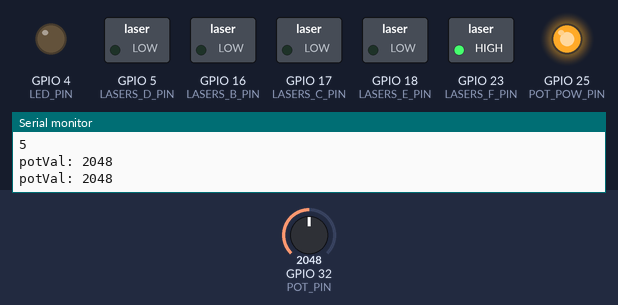
The program below on a simulated ESP32. On the bench: switched loads named in the program (green lamp = pin HIGH), output pins drawn as LEDs (lit = HIGH), the last lines printed to the serial monitor. Inputs (shaded band) come from the test bench; at power-on: GPIO 32 (POT_PIN) = 2048.

Above: at 1.2 s.
1.3 s: GPIO 32 (POT_PIN) set to 2104
4.3 s: GPIO 32 (POT_PIN) set to 3959
At 5.1 s:
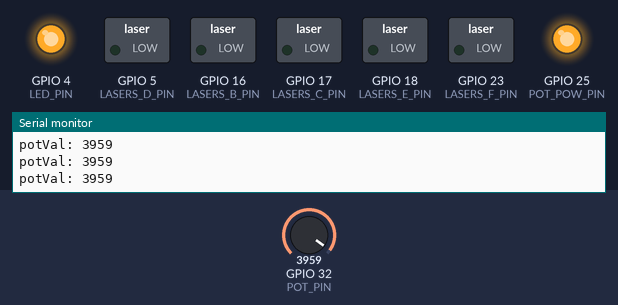
5.8 s: GPIO 32 (POT_PIN) set to 4074
At 6.3 s:
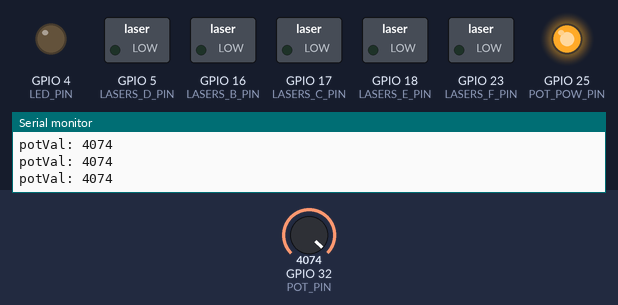
7.3 s: GPIO 32 (POT_PIN) set to 3960
At 8.1 s:
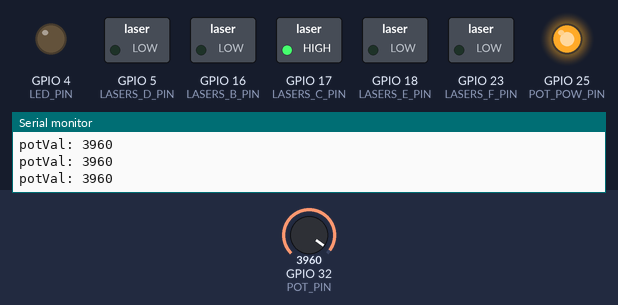
10.3 s: GPIO 32 (POT_PIN) set to 4040
At 11.0 s:
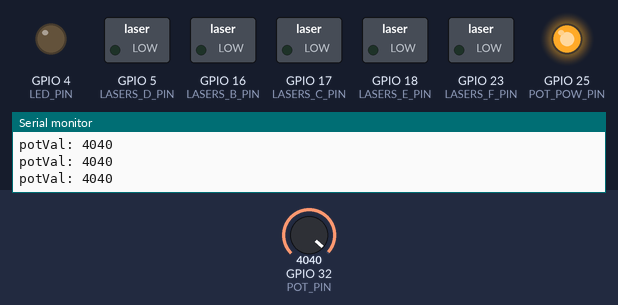
Timing chart, 0 to 12.9 s (numbered marks = the images above; inputs shaded):
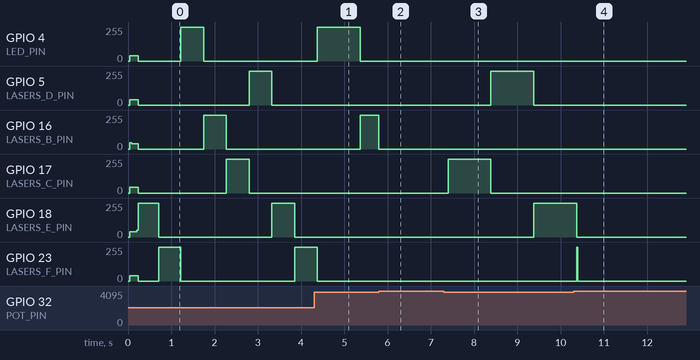

The program:

main.cpp
```cpp
#include <Arduino.h>


// pin definitions //


#define POT_PIN 32
#define POT_POW_PIN 25
#define POT_GND_PIN 26

#define SWITCH_1_PIN 21
#define SWITCH_2_PIN 22


// USE 8 WIRE CABLE, 6 LASERS 2 GROUNDS

#define LED_PIN 4

#define LASERS_A_PIN 4
#define LASERS_B_PIN 16
#define LASERS_C_PIN 17
#define LASERS_D_PIN 5
#define LASERS_E_PIN 18
#define LASERS_F_PIN 23


// global variables //

const bool debugFlag = true;     // remove const if debugging to be changed interactively.

uint16_t potVal = 0;

// function declaration //

void updateSpeed(void);
void triggerLasers(void);

void allLasersOn(void);
void allLasersOff(void);

void  lasersOnOffMode(void);
void  lasersBlinkLaderMode(void);


void setup() {

  // pins to be used as power for other devices //
  pinMode(POT_POW_PIN, OUTPUT);
  digitalWrite(POT_POW_PIN, HIGH);

  pinMode(POT_GND_PIN, OUTPUT);
  digitalWrite(POT_GND_PIN, LOW);

  // pins for inputs //

  pinMode(POT_PIN, INPUT);

  // pins for outputs //

  pinMode(LED_PIN,OUTPUT);

  pinMode(LASERS_A_PIN, OUTPUT);
  digitalWrite(LASERS_A_PIN, LOW);

  pinMode(LASERS_B_PIN, OUTPUT);
  digitalWrite(LASERS_B_PIN, LOW);

  pinMode(LASERS_C_PIN, OUTPUT);
  digitalWrite(LASERS_C_PIN, LOW);

  pinMode(LASERS_D_PIN, OUTPUT);
  digitalWrite(LASERS_D_PIN, LOW);

  pinMode(LASERS_E_PIN, OUTPUT);
  digitalWrite(LASERS_E_PIN, LOW);

  pinMode(LASERS_F_PIN, OUTPUT);
  digitalWrite(LASERS_F_PIN, LOW);

  // serial port //
  Serial.begin(115200);


}

void loop() {
  // put your main code here, to run repeatedly:
  updateSpeed();
  triggerLasers();


}

// function implementation //

void updateSpeed(void) {

  static unsigned long dt = 200;          // period for this task
  static unsigned long t0 = millis();
  unsigned long t = millis();

  if(t-t0 >= dt){
    potVal = analogRead(POT_PIN);
    if(debugFlag == true){
      Serial.print("potVal: ");
      Serial.println(potVal);
      t0 = t;
    }
  }

}

void triggerLasers(void){

  if(potVal > 4000){
    allLasersOff();
  }
  else{
    // lasersOnOffMode();
    lasersBlinkLaderMode();
  }

}


void lasersOnoffMode(void){
  // basic all on / off //
  if(potVal > 2000){
    // Serial.println("on");
    allLasersOn();
  }
  else{
    // Serial.println("off");
    allLasersOff();
  }
}


void  lasersBlinkLaderMode(void){
  unsigned long dt = potVal >> 2;            // period for blink lader changes depending on pot val
  static unsigned long t0 = millis();
  unsigned long t = millis();

  static uint8_t stateFlag = 0;            // number of stair in the lader (up to 4)

  if(t-t0 >= dt){

    if(stateFlag == 0){
      allLasersOff();
      digitalWrite(LASERS_A_PIN, HIGH);

    }
    if(stateFlag == 1){
      allLasersOff();
      digitalWrite(LASERS_B_PIN, HIGH);
    }
    if(stateFlag == 2){
      allLasersOff();
      digitalWrite(LASERS_C_PIN, HIGH);
    }
    if(stateFlag == 3){
      allLasersOff();
      digitalWrite(LASERS_D_PIN, HIGH);
    }
    if(stateFlag == 4){
      allLasersOff();
      digitalWrite(LASERS_E_PIN, HIGH);
    }
    if(stateFlag == 5){
      allLasersOff();
      digitalWrite(LASERS_F_PIN, HIGH);
    }
    Serial.println(stateFlag);
    stateFlag = stateFlag + 1;
    stateFlag = stateFlag % 6;

    t0 = t;

  }


}


void allLasersOn(void){
  digitalWrite(LED_PIN, HIGH);
}
void allLasersOff(void){
  digitalWrite(LED_PIN,LOW);
  digitalWrite(LASERS_A_PIN, LOW);
  digitalWrite(LASERS_B_PIN, LOW);
  digitalWrite(LASERS_C_PIN, LOW);
  digitalWrite(LASERS_D_PIN, LOW);
  digitalWrite(LASERS_E_PIN, LOW);
  digitalWrite(LASERS_F_PIN, LOW);

}
```

Measured:
- the behaviour switches between 4000 and 4001 on GPIO 32 (POT_PIN) (found by bisection; images 1 and 2)
- after the input at 4.3 s, GPIO 17 (LASERS_C_PIN): stays 0/255 (without the input it goes to 255/255 after 1.1 s)
- after the input at 5.8 s, GPIO 16 (LASERS_B_PIN): 255/255 → 0/255 after 0.00 s instead of 0.56 s; GPIO 17 (LASERS_C_PIN): stays 0/255 (without the input it goes to 255/255 after 0.56 s)
- after the input at 7.3 s, GPIO 5 (LASERS_D_PIN): 0/255 → 255/255 after 1.1 s, → 0/255 0.99 s later; GPIO 17 (LASERS_C_PIN): 0/255 → 255/255 after 0.10 s, → 0/255 0.99 s later; GPIO 18 (LASERS_E_PIN): 0/255 → 255/255 after 2.1 s
- after the input at 10.3 s, GPIO 4 (LED_PIN): stays 0/255 (without the input it goes to 255/255 after 1.1 s); GPIO 16 (LASERS_B_PIN): stays 0/255 (without the input it goes to 255/255 after 2.1 s)
